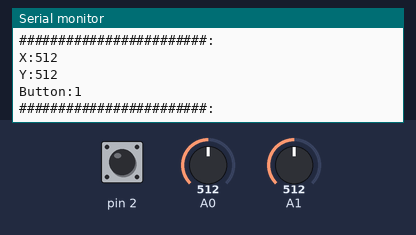
A sketch run on a simulated Arduino Uno, built with avr-gcc and run on an emulated ATmega328P. Shown: the last lines printed to the serial monitor. The inputs (shaded band) are chosen by the test bench; at power-on: A0 = 512, A1 = 512, pin 2 HIGH.

Above: at 2.8 s.
2.9 s: A0 set to 716
5.6 s: A1 set to 716
At 7.5 s:
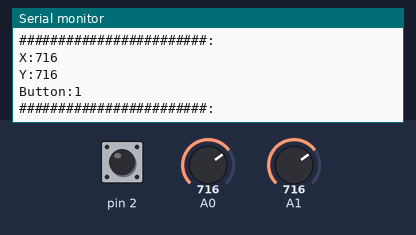
8.3 s: pin 2 pulled LOW for 2.35 s
12.1 s: A0 set to 900
14.8 s: A1 set to 900
At 16.5 s:
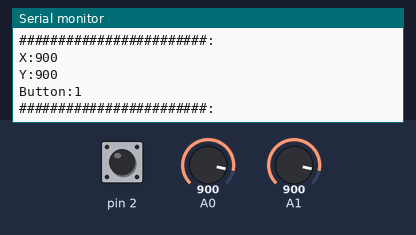
Timing chart, 0 to 18.0 s (numbered marks = the images above; inputs shaded):
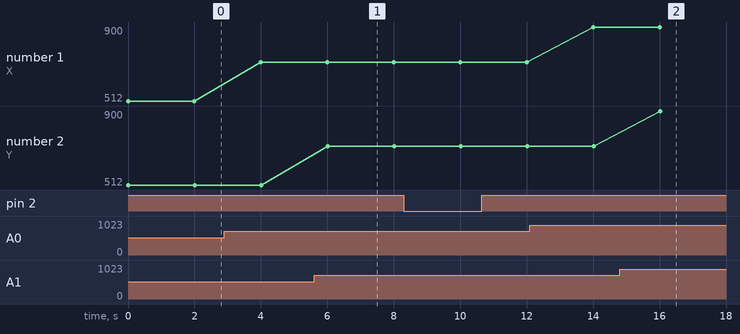

The sketch:

Joystick.ino
```cpp
void setup() {
  // put your setup code here, to run once:

pinMode(A0,INPUT);
pinMode(A1,INPUT);
pinMode(2,INPUT_PULLUP);
Serial.begin(9600);

}

void loop() {
  // put your main code here, to run repeatedly:

Serial.print("X:");
Serial.println(analogRead(A0));
Serial.print("Y:");
Serial.println(analogRead(A1));
Serial.print("Button:");
Serial.println(digitalRead(2));
Serial.println("########################:");
delay(2000);
}
```

Measured:
- after the input at 5.6 s, the serial monitor: prints a new line after 0.41 s (image 1)
- after the input at 14.8 s, the serial monitor: prints a new line after 1.2 s (image 2)
- plotted number 1: 512 → 716 after the input at 2.9 s, 716 → 900 after the input at 12.1 s
